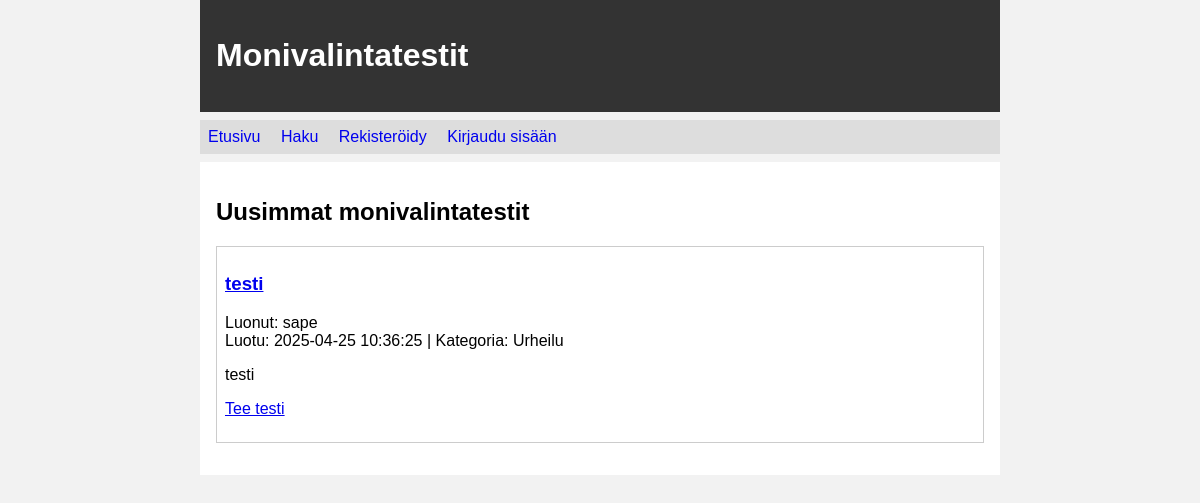
Before: / with the older database file.
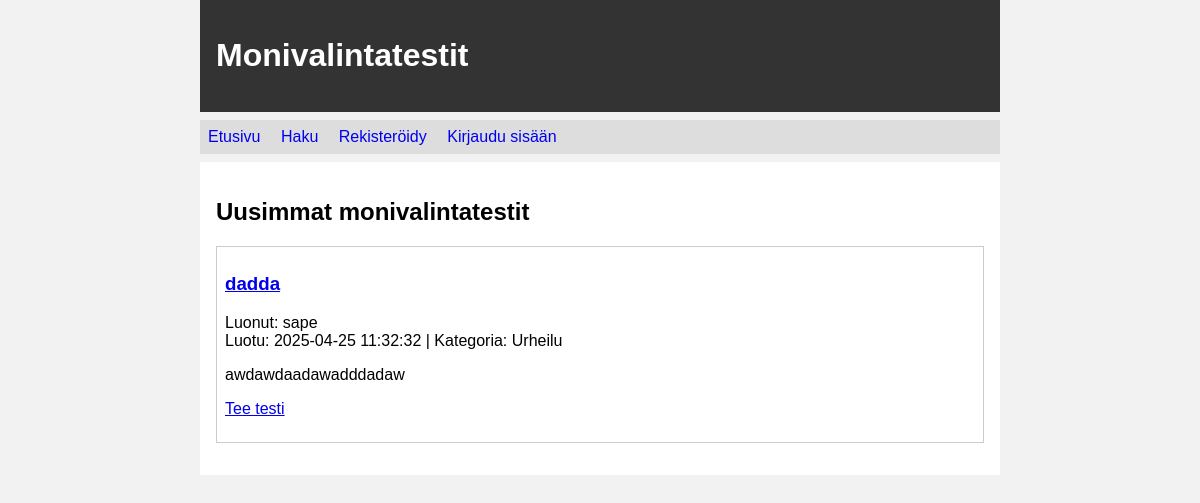
After: the same page with the newer database file.
### tables this page shows
CREATE TABLE sets (
        id INTEGER PRIMARY KEY,
        title TEXT,
        description TEXT,
        user_id INTEGER REFERENCES users,
        category_id INTEGER REFERENCES categories,
        created_at TEXT
    );

CREATE TABLE users (
        id INTEGER PRIMARY KEY,
        username TEXT UNIQUE,
        password_hash TEXT
    );

CREATE TABLE categories (
        id INTEGER PRIMARY KEY,
        name TEXT UNIQUE
    );

### app.py (the view)
@app.route("/")
def index():
    return render_template("index.html", sets=list_sets())

### app.py (called while the page is built)
def list_sets():
    return db.query("""SELECT s.*, c.name AS category_name, u.username
                       FROM sets s
                       JOIN users u ON s.user_id=u.id
                       LEFT JOIN categories c ON s.category_id=c.id
                       ORDER BY s.id DESC""")

### db.py (called while the page is built)
def get_connection():
    con = sqlite3.connect("database.db")
    con.execute("PRAGMA foreign_keys = ON")
    con.row_factory = sqlite3.Row
    return con

def query(sql, params=None):
    if params is None:
        params = []
    con = get_connection()
    try:
        return con.execute(sql, params).fetchall()
    finally:
        con.close()

### templates/index.html (shortened to what this page needs)
{% extends "layout.html" %}
{% block content %}
<h2>Uusimmat monivalintatestit</h2>
{% for item in sets %}
<div class="set-box">
  <h3><a href="/set/{{ item.id }}">{{ item.title }}</a></h3>
  <p>Luonut: {{ item.username }}<br>
     Luotu: {{ item.created_at }}{% if item.category_name %} | Kategoria: {{ item.category_name }}{% endif %}
  </p>
  <p>{{ item.description }}</p>
  <p><a href="/attempt_set/{{ item.id }}">Tee testi</a></p>
</div>
{% endfor %}
{% endblock %}

Changed rows visible on the page:
removed sets: title "testi", username "sape", created_at "2025-04-25 10:36:25", category_name "Urheilu", description "testi"
added sets: title "dadda", username "sape", created_at "2025-04-25 11:32:32", category_name "Urheilu", description "awdawdaadawadddadaw"
